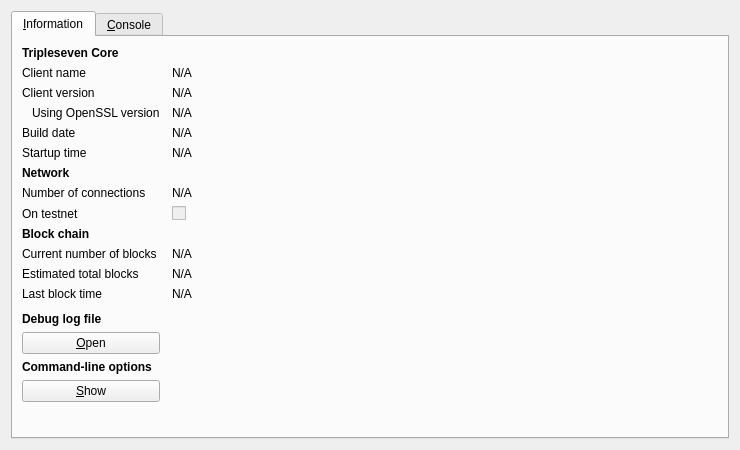
<?xml version="1.0" encoding="UTF-8"?>
<ui version="4.0">
 <class>RPCConsole</class>
 <widget class="QDialog" name="RPCConsole">
  <property name="geometry">
   <rect>
    <x>0</x>
    <y>0</y>
    <width>740</width>
    <height>450</height>
   </rect>
  </property>
  <property name="windowTitle">
   <string>Tripleseven - Debug window</string>
  </property>
  <layout class="QVBoxLayout" name="verticalLayout_2">
   <item>
    <widget class="QTabWidget" name="tabWidget">
     <property name="currentIndex">
      <number>0</number>
     </property>
     <widget class="QWidget" name="tab_info">
      <attribute name="title">
       <string>&amp;Information</string>
      </attribute>
      <layout class="QGridLayout" name="gridLayout" columnstretch="0,1">
       <property name="horizontalSpacing">
        <number>12</number>
       </property>
       <item row="0" column="0">
        <widget class="QLabel" name="label_9">
         <property name="font">
          <font>
           <weight>75</weight>
           <bold>true</bold>
          </font>
         </property>
         <property name="text">
          <string>Tripleseven Core</string>
         </property>
        </widget>
       </item>
       <item row="1" column="0">
        <widget class="QLabel" name="label_5">
         <property name="text">
          <string>Client name</string>
         </property>
        </widget>
       </item>
       <item row="1" column="1">
        <widget class="QLabel" name="clientName">
         <property name="cursor">
          <cursorShape>IBeamCursor</cursorShape>
         </property>
         <property name="text">
          <string>N/A</string>
         </property>
         <property name="textFormat">
          <enum>Qt::PlainText</enum>
         </property>
         <property name="textInteractionFlags">
          <set>Qt::LinksAccessibleByMouse|Qt::TextSelectableByKeyboard|Qt::TextSelectableByMouse</set>
         </property>
        </widget>
       </item>
       <item row="2" column="0">
        <widget class="QLabel" name="label_6">
         <property name="text">
          <string>Client version</string>
         </property>
        </widget>
       </item>
       <item row="2" column="1">
        <widget class="QLabel" name="clientVersion">
         <property name="cursor">
          <cursorShape>IBeamCursor</cursorShape>
         </property>
         <property name="text">
          <string>N/A</string>
         </property>
         <property name="textFormat">
          <enum>Qt::PlainText</enum>
         </property>
         <property name="textInteractionFlags">
          <set>Qt::LinksAccessibleByMouse|Qt::TextSelectableByKeyboard|Qt::TextSelectableByMouse</set>
         </property>
        </widget>
       </item>
       <item row="3" column="0">
        <widget class="QLabel" name="label_14">
         <property name="text">
          <string>Using OpenSSL version</string>
         </property>
         <property name="indent">
          <number>10</number>
         </property>
        </widget>
       </item>
       <item row="3" column="1">
        <widget class="QLabel" name="openSSLVersion">
         <property name="cursor">
          <cursorShape>IBeamCursor</cursorShape>
         </property>
         <property name="text">
          <string>N/A</string>
         </property>
         <property name="textFormat">
          <enum>Qt::PlainText</enum>
         </property>
         <property name="textInteractionFlags">
          <set>Qt::LinksAccessibleByMouse|Qt::TextSelectableByKeyboard|Qt::TextSelectableByMouse</set>
         </property>
        </widget>
       </item>
       <item row="4" column="0">
        <widget class="QLabel" name="label_12">
         <property name="text">
          <string>Build date</string>
         </property>
        </widget>
       </item>
       <item row="4" column="1">
        <widget class="QLabel" name="buildDate">
         <property name="cursor">
          <cursorShape>IBeamCursor</cursorShape>
         </property>
         <property name="text">
          <string>N/A</string>
         </property>
         <property name="textFormat">
          <enum>Qt::PlainText</enum>
         </property>
         <property name="textInteractionFlags">
          <set>Qt::LinksAccessibleByMouse|Qt::TextSelectableByKeyboard|Qt::TextSelectableByMouse</set>
         </property>
        </widget>
       </item>
       <item row="5" column="0">
        <widget class="QLabel" name="label_13">
         <property name="text">
          <string>Startup time</string>
         </property>
        </widget>
       </item>
       <item row="5" column="1">
        <widget class="QLabel" name="startupTime">
         <property name="cursor">
          <cursorShape>IBeamCursor</cursorShape>
         </property>
         <property name="text">
          <string>N/A</string>
         </property>
         <property name="textFormat">
          <enum>Qt::PlainText</enum>
         </property>
         <property name="textInteractionFlags">
          <set>Qt::LinksAccessibleByMouse|Qt::TextSelectableByKeyboard|Qt::TextSelectableByMouse</set>
         </property>
        </widget>
       </item>
       <item row="6" column="0">
        <widget class="QLabel" name="label_11">
         <property name="font">
          <font>
           <weight>75</weight>
           <bold>true</bold>
          </font>
         </property>
         <property name="text">
          <string>Network</string>
         </property>
        </widget>
       </item>
       <item row="7" column="0">
        <widget class="QLabel" name="label_7">
         <property name="text">
          <string>Number of connections</string>
         </property>
        </widget>
       </item>
       <item row="7" column="1">
        <widget class="QLabel" name="numberOfConnections">
         <property name="cursor">
          <cursorShape>IBeamCursor</cursorShape>
         </property>
         <property name="text">
          <string>N/A</string>
         </property>
         <property name="textFormat">
          <enum>Qt::PlainText</enum>
         </property>
         <property name="textInteractionFlags">
          <set>Qt::LinksAccessibleByMouse|Qt::TextSelectableByKeyboard|Qt::TextSelectableByMouse</set>
         </property>
        </widget>
       </item>
       <item row="8" column="0">
        <widget class="QLabel" name="label_8">
         <property name="text">
          <string>On testnet</string>
         </property>
        </widget>
       </item>
       <item row="8" column="1">
        <widget class="QCheckBox" name="isTestNet">
         <property name="enabled">
          <bool>false</bool>
         </property>
         <property name="text">
          <string/>
         </property>
        </widget>
       </item>
       <item row="9" column="0">
        <widget class="QLabel" name="label_10">
         <property name="font">
          <font>
           <weight>75</weight>
           <bold>true</bold>
          </font>
         </property>
         <property name="text">
          <string>Block chain</string>
         </property>
        </widget>
       </item>
       <item row="10" column="0">
        <widget class="QLabel" name="label_3">
         <property name="text">
          <string>Current number of blocks</string>
         </property>
        </widget>
       </item>
       <item row="10" column="1">
        <widget class="QLabel" name="numberOfBlocks">
         <property name="cursor">
          <cursorShape>IBeamCursor</cursorShape>
         </property>
         <property name="text">
          <string>N/A</string>
         </property>
         <property name="textFormat">
          <enum>Qt::PlainText</enum>
         </property>
         <property name="textInteractionFlags">
          <set>Qt::LinksAccessibleByMouse|Qt::TextSelectableByKeyboard|Qt::TextSelectableByMouse</set>
         </property>
        </widget>
       </item>
       <item row="11" column="0">
        <widget class="QLabel" name="label_4">
         <property name="text">
          <string>Estimated total blocks</string>
         </property>
        </widget>
       </item>
       <item row="11" column="1">
        <widget class="QLabel" name="totalBlocks">
         <property name="cursor">
          <cursorShape>IBeamCursor</cursorShape>
         </property>
         <property name="text">
          <string>N/A</string>
         </property>
         <property name="textFormat">
          <enum>Qt::PlainText</enum>
         </property>
         <property name="textInteractionFlags">
          <set>Qt::LinksAccessibleByMouse|Qt::TextSelectableByKeyboard|Qt::TextSelectableByMouse</set>
         </property>
        </widget>
       </item>
       <item row="12" column="0">
        <widget class="QLabel" name="label_2">
         <property name="text">
          <string>Last block time</string>
         </property>
        </widget>
       </item>
       <item row="12" column="1">
        <widget class="QLabel" name="lastBlockTime">
         <property name="cursor">
          <cursorShape>IBeamCursor</cursorShape>
         </property>
         <property name="text">
          <string>N/A</string>
         </property>
         <property name="textFormat">
          <enum>Qt::PlainText</enum>
         </property>
         <property name="textInteractionFlags">
          <set>Qt::LinksAccessibleByMouse|Qt::TextSelectableByKeyboard|Qt::TextSelectableByMouse</set>
         </property>
        </widget>
       </item>
       <item row="13" column="0">
        <spacer name="verticalSpacer_2">
         <property name="orientation">
          <enum>Qt::Vertical</enum>
         </property>
         <property name="sizeHint" stdset="0">
          <size>
           <width>20</width>
           <height>20</height>
          </size>
         </property>
        </spacer>
       </item>
       <item row="14" column="0">
        <widget class="QLabel" name="labelDebugLogfile">
         <property name="font">
          <font>
           <weight>75</weight>
           <bold>true</bold>
          </font>
         </property>
         <property name="text">
          <string>Debug log file</string>
         </property>
        </widget>
       </item>
       <item row="15" column="0">
        <widget class="QPushButton" name="openDebugLogfileButton">
         <property name="toolTip">
          <string>Open the Tripleseven debug log file from the current data directory. This can take a few seconds for large log files.</string>
         </property>
         <property name="text">
          <string>&amp;Open</string>
         </property>
         <property name="autoDefault">
          <bool>false</bool>
         </property>
        </widget>
       </item>
       <item row="16" column="0">
        <widget class="QLabel" name="labelCLOptions">
         <property name="font">
          <font>
           <weight>75</weight>
           <bold>true</bold>
          </font>
         </property>
         <property name="text">
          <string>Command-line options</string>
         </property>
        </widget>
       </item>
       <item row="17" column="0">
        <widget class="QPushButton" name="showCLOptionsButton">
         <property name="toolTip">
          <string>Show the Tripleseven-Qt help message to get a list with possible Tripleseven command-line options.</string>
         </property>
         <property name="text">
          <string>&amp;Show</string>
         </property>
         <property name="autoDefault">
          <bool>false</bool>
         </property>
        </widget>
       </item>
       <item row="18" column="0">
        <spacer name="verticalSpacer">
         <property name="orientation">
          <enum>Qt::Vertical</enum>
         </property>
         <property name="sizeHint" stdset="0">
          <size>
           <width>20</width>
           <height>40</height>
          </size>
         </property>
        </spacer>
       </item>
      </layout>
     </widget>
     <widget class="QWidget" name="tab_console">
      <attribute name="title">
       <string>&amp;Console</string>
      </attribute>
      <layout class="QVBoxLayout" name="verticalLayout_3">
       <property name="spacing">
        <number>3</number>
       </property>
       <item>
        <widget class="QTextEdit" name="messagesWidget">
         <property name="minimumSize">
          <size>
           <width>0</width>
           <height>100</height>
          </size>
         </property>
         <property name="readOnly">
          <bool>true</bool>
         </property>
         <property name="tabKeyNavigation" stdset="0">
          <bool>false</bool>
         </property>
         <property name="columnCount" stdset="0">
          <number>2</number>
         </property>
        </widget>
       </item>
       <item>
        <layout class="QHBoxLayout" name="horizontalLayout">
         <property name="spacing">
          <number>3</number>
         </property>
         <item>
          <widget class="QLabel" name="label">
           <property name="text">
            <string notr="true">&gt;</string>
           </property>
          </widget>
         </item>
         <item>
          <widget class="QLineEdit" name="lineEdit"/>
         </item>
         <item>
          <widget class="QPushButton" name="clearButton">
           <property name="maximumSize">
            <size>
             <width>24</width>
             <height>24</height>
            </size>
           </property>
           <property name="toolTip">
            <string>Clear console</string>
           </property>
           <property name="text">
            <string/>
           </property>
           <property name="icon">
            <iconset resource="../bitcoin.qrc">
             <normaloff>:/icons/remove</normaloff>:/icons/remove</iconset>
           </property>
           <property name="shortcut">
            <string notr="true">Ctrl+L</string>
           </property>
           <property name="autoDefault">
            <bool>false</bool>
           </property>
          </widget>
         </item>
        </layout>
       </item>
      </layout>
     </widget>
    </widget>
   </item>
  </layout>
 </widget>
 <resources>
  <include location="../bitcoin.qrc"/>
 </resources>
 <connections/>
</ui>
